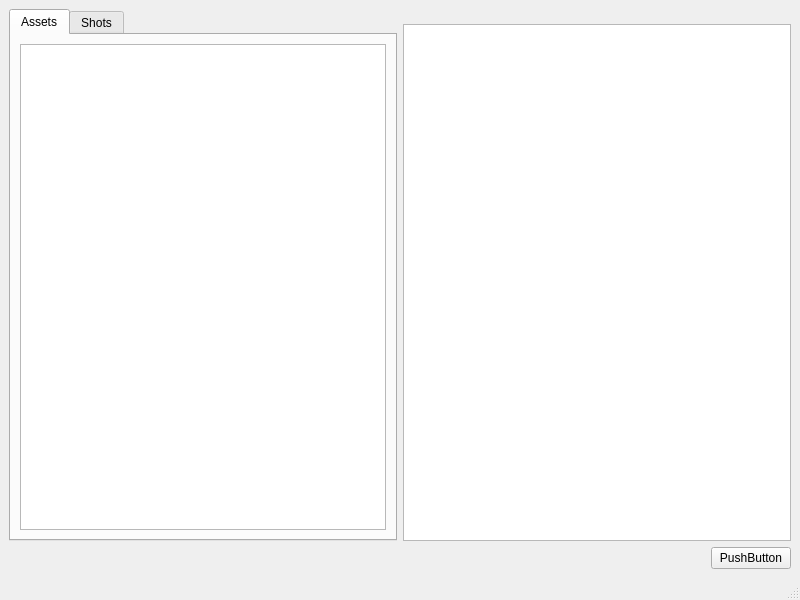
<?xml version="1.0" encoding="UTF-8"?>
<ui version="4.0">
 <class>MainWindow</class>
 <widget class="QMainWindow" name="MainWindow">
  <property name="geometry">
   <rect>
    <x>0</x>
    <y>0</y>
    <width>800</width>
    <height>600</height>
   </rect>
  </property>
  <property name="windowTitle">
   <string>MainWindow</string>
  </property>
  <widget class="QWidget" name="centralwidget">
   <layout class="QVBoxLayout" name="verticalLayout_4">
    <item>
     <layout class="QHBoxLayout" name="horizontalLayout_2">
      <item>
       <widget class="QTabWidget" name="tabWidget">
        <property name="currentIndex">
         <number>0</number>
        </property>
        <widget class="QWidget" name="assetTab">
         <attribute name="title">
          <string>Assets</string>
         </attribute>
         <layout class="QVBoxLayout" name="verticalLayout">
          <item>
           <widget class="QListWidget" name="listWidget"/>
          </item>
         </layout>
        </widget>
        <widget class="QWidget" name="shotTab">
         <attribute name="title">
          <string>Shots</string>
         </attribute>
         <layout class="QVBoxLayout" name="verticalLayout_2">
          <item>
           <widget class="QListWidget" name="listWidget_2"/>
          </item>
         </layout>
        </widget>
       </widget>
      </item>
      <item>
       <layout class="QVBoxLayout" name="verticalLayout_3">
        <item>
         <spacer name="verticalSpacer">
          <property name="orientation">
           <enum>Qt::Orientation::Vertical</enum>
          </property>
          <property name="sizeType">
           <enum>QSizePolicy::Policy::Maximum</enum>
          </property>
          <property name="sizeHint" stdset="0">
           <size>
            <width>20</width>
            <height>15</height>
           </size>
          </property>
         </spacer>
        </item>
        <item>
         <widget class="QTableWidget" name="tableWidget"/>
        </item>
       </layout>
      </item>
     </layout>
    </item>
    <item>
     <layout class="QHBoxLayout" name="horizontalLayout">
      <item>
       <spacer name="horizontalSpacer">
        <property name="orientation">
         <enum>Qt::Orientation::Horizontal</enum>
        </property>
        <property name="sizeHint" stdset="0">
         <size>
          <width>40</width>
          <height>20</height>
         </size>
        </property>
       </spacer>
      </item>
      <item>
       <widget class="QPushButton" name="processBtn">
        <property name="text">
         <string>PushButton</string>
        </property>
       </widget>
      </item>
     </layout>
    </item>
   </layout>
  </widget>
  <widget class="QMenuBar" name="menubar">
   <property name="geometry">
    <rect>
     <x>0</x>
     <y>0</y>
     <width>800</width>
     <height>22</height>
    </rect>
   </property>
  </widget>
  <widget class="QStatusBar" name="statusbar"/>
 </widget>
 <resources/>
 <connections/>
</ui>
